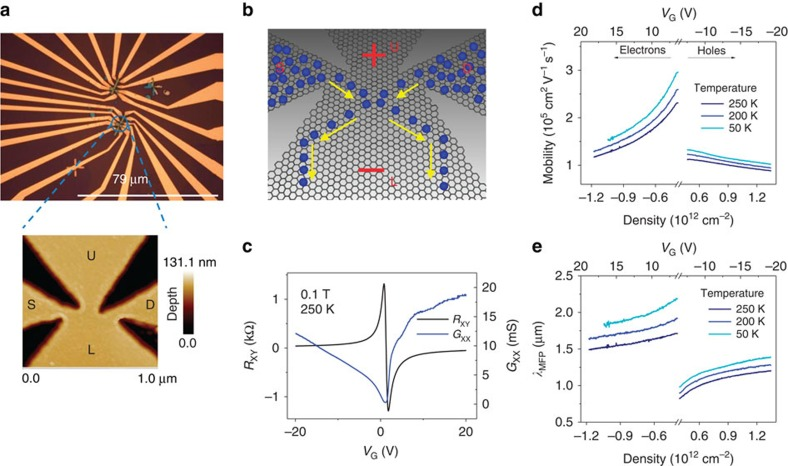
#> input picture docs/assets/literature/auton-2016-figure-1.jpg, 788 x 466 px
$ python build_reference.py
#> lines starting #> are read from the running program, lines starting #| are printed output that depends on the picture
"""Reproduce a manual AFM contour estimate; no fitted transport parameters."""

import hashlib
import json
from pathlib import Path

import matplotlib.pyplot as plt
import numpy as np
from matplotlib.patches import Polygon

ROOT = Path(__file__).resolve().parents[2]
OUT = Path(__file__).resolve().parent
IMAGE = ROOT / "docs/assets/literature/auton-2016-figure-1.jpg"
# Pixel coordinates in the untouched publisher JPEG, x right/y down.
# Four dark etched regions, traced independently (no imposed mirror symmetry).
polygons = [
    [
        [22, 235],
        [37, 235],
        [49, 254],
        [64, 275],
        [75, 292],
        [77, 299],
        [73, 302],
        [65, 300],
        [48, 289],
        [22, 271],
    ],
    [
        [145, 235],
        [158, 235],
        [158, 273],
        [140, 286],
        [123, 299],
        [116, 303],
        [112, 301],
        [114, 293],
        [125, 274],
    ],
    [[22, 321], [40, 317], [52, 316], [57, 319], [55, 324], [44, 337], [29, 355], [22, 368]],
    [
        [158, 320],
        [143, 315],
        [135, 314],
        [131, 316],
        [133, 321],
        [143, 334],
        [153, 348],
        [158, 359],
    ],
]
# AFM horizontal axis spans approximately 1.0 micrometre across 136 pixels.
center = np.array([90.0, 302.0])
normalized = [(np.array(p) - center) * [1 / 68, -1 / 68] for p in polygons]
record = dict(
    key="auton-2016-afm-manual-v1",
    source_doi="10.1038/ncomms11670",
    source_figure="1a AFM inset",
    source_sha256=hashlib.sha256(IMAGE.read_bytes()).hexdigest(),
    method="Manual visual polyline estimate of dark etched regions; no optimization",
    image_pixel_polygons=polygons,
    image_center_px=center.tolist(),
    horizontal_scale_um_per_pixel=1 / 136,
    normalized_half_width_um=0.5,
    boundary_sensitivity_px=3,
    uncertainty_note="Three pixels is a proposed sensitivity envelope, not a measured confidence interval. AFM tip convolution and image resolution limit edge recovery.",
    obstacles=[p.tolist() for p in normalized],
    status="Geometry reference only; contacts beyond the AFM window, atomistic edges and device electrostatics are not reconstructed",
)
(OUT / "geometry.json").write_text(json.dumps(record, indent=2), encoding="utf-8")
fig, axes = plt.subplots(1, 2, figsize=(12, 5), gridspec_kw={"width_ratios": [1.65, 1]})
axes[0].imshow(plt.imread(IMAGE))
axes[0].set_axis_off()
axes[0].set_title("Published Figure 1 (unchanged)")
for p in normalized:
    axes[1].add_patch(Polygon(p * 0.5, facecolor="#263746"))
axes[1].set(
    xlim=(-0.5, 0.5),
    ylim=(-0.5, 0.5),
    xlabel="x (µm)",
    ylabel="y (µm)",
    title="Manual AFM geometry estimate\nDark = etched / excluded region",
    aspect="equal",
)
axes[1].set_facecolor("#e9bd72")
fig.suptitle("Auton et al. (2016): fabricated reference, not our triangle control")
fig.text(
    0.5,
    0.01,
    "Source: doi:10.1038/ncomms11670, Figure 1, CC BY 4.0. Right: approximate manual tracing; no electrical reproduction claimed.",
    ha="center",
    fontsize=9,
)
fig.tight_layout(rect=(0, 0.04, 1, 0.95))
fig.savefig(OUT / "geometry-reference.png", dpi=160)
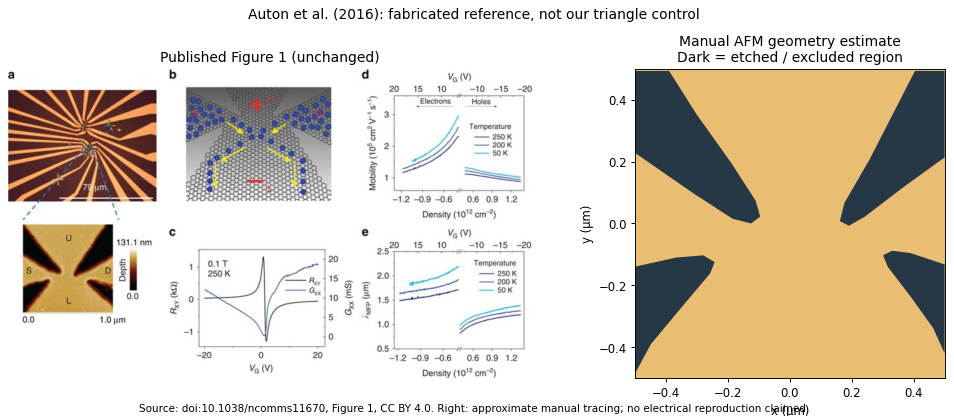
#> figure drawn by matplotlib, 2 panels
